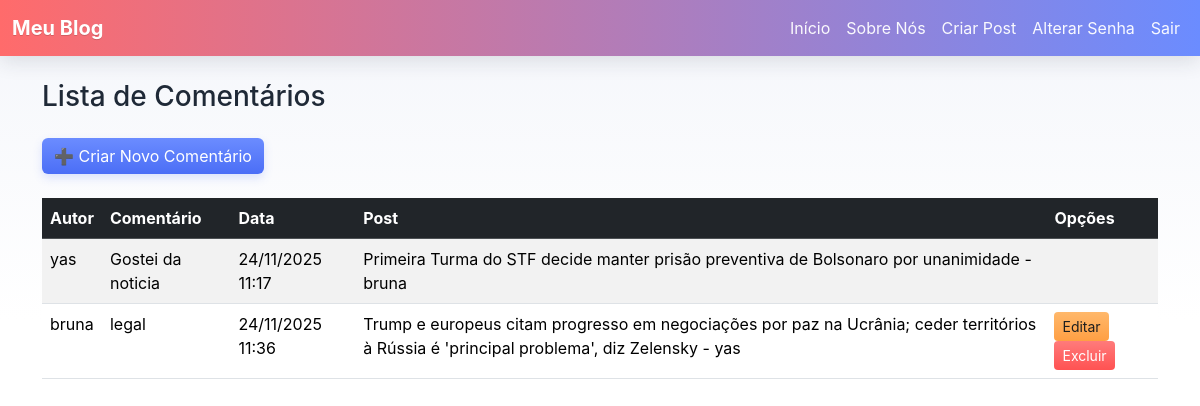
Before: /comentarios/ (signed in) with the older database file.
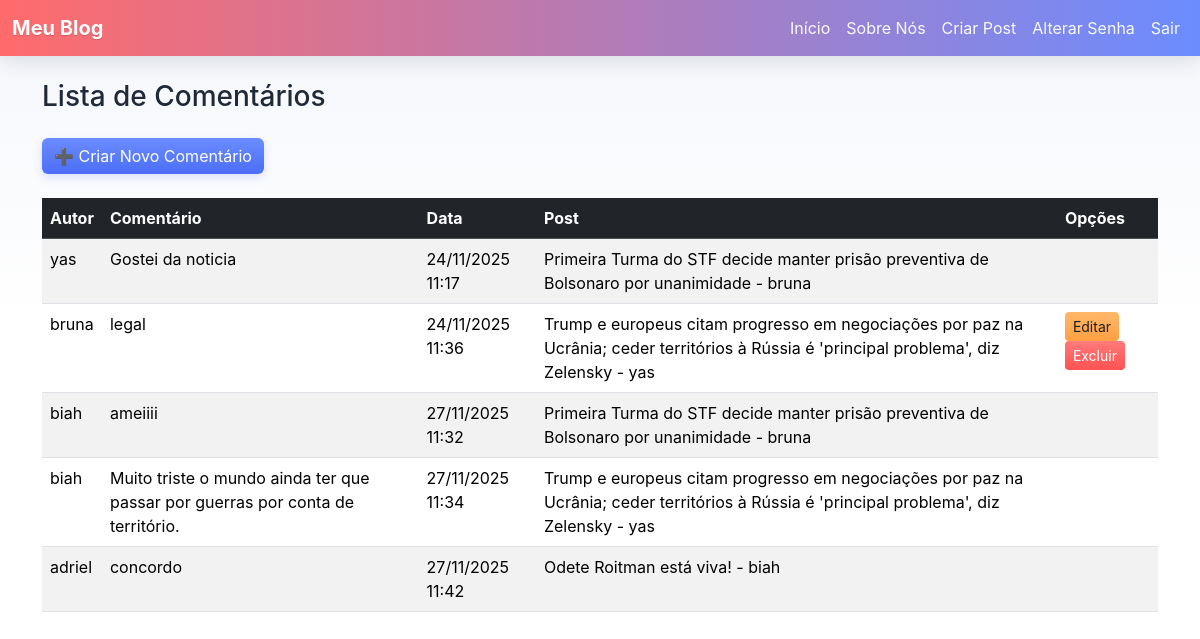
After: the same page with the newer database file.
### paginas/models.py (models this page shows, shortened)
class Comentario(models.Model):
    autor = models.ForeignKey(User, on_delete=models.PROTECT)
    comentario = models.TextField()
    data = models.DateTimeField(auto_now_add=True)
    post = models.ForeignKey(Post, on_delete=models.PROTECT)

class Post(models.Model):
    titulo = models.CharField(max_length=255)
    data = models.DateTimeField(auto_now_add=True)
    texto = models.TextField()
    categoria = models.ForeignKey(Categoria, on_delete=models.PROTECT)
    autor = models.ForeignKey(User, on_delete=models.PROTECT)
    def __str__(self):
        return f"{self.titulo} - {self.autor.username}"

### paginas/views.py (the view)
# urls.py: path('comentarios/', ComentarioList.as_view(), name='comentario_list'),
class ComentarioList(LoginRequiredMixin, ListView):
    model = Comentario
    template_name = 'paginas/listas/comentario.html'
    paginate_by = 10

### paginas/templates/paginas/listas/comentario.html (shortened to what this page needs)
{% extends "paginas/modelo.html" %}
{% block conteudo %}
    <h3 class="my-4">Lista de Comentários</h3>
    <a href="{% url 'comentario_novo' %}" class="btn btn-primary mb-4">➕ Criar Novo Comentário</a>
    <div class="table-responsive">
        <table class="table table-striped table-hover">
            <thead class="table-dark">
                <tr>
                    <th scope="col">Autor</th>
                    <th scope="col">Comentário</th>
                    <th scope="col">Data</th>
                    <th scope="col">Post</th>
                    <th scope="col">Opções</th>
                </tr>
            </thead>
            <tbody>
                {% for obj in object_list %}
                    <tr>
                        <td>{{ obj.autor }}</td>
                        <td>{{ obj.comentario|truncatechars:100 }}</td>
                        <td>{{ obj.data|date:"d/m/Y H:i" }}</td>
                        <td>{{ obj.post }}</td>
                        <td>
                            {% if user.is_authenticated %}
                                {% if user.is_superuser or user == obj.autor %}
                                    <a href="{% url 'comentario_editar' obj.pk %}" class="btn btn-sm btn-warning">Editar</a>
                                    <a href="{% url 'comentario_excluir' obj.pk %}" class="btn btn-sm btn-danger">Excluir</a>
                                {% endif %}
                            {% endif %}
                        </td>
                    </tr>
                {% empty %}
                    <tr>
                        <td colspan="5" class="text-center">Nenhum comentário encontrado.</td>
                    </tr>
                {% endfor %}
            </tbody>
        </table>
    </div>
{% endblock conteudo %}

### paginas/templates/paginas/modelo.html (shortened to what this page needs)
{% load static %}
<!DOCTYPE html>
<html lang="pt-BR">
<head>
    <link href="https://cdn.jsdelivr.net/npm/bootstrap@5.3.0-alpha1/dist/css/bootstrap.min.css" rel="stylesheet">
    <link href="https://cdn.jsdelivr.net/npm/bootstrap@5.3.3/dist/css/bootstrap.min.css" rel="stylesheet">
    <link rel="stylesheet" href="{% static "css/estilo.css" %}">
</head>
<body>
    <nav class="navbar navbar-expand-lg navbar-dark bg-dark">
        <div class="container-fluid">
            <a class="navbar-brand" href="{% url 'index' %}">Meu Blog</a>
            <div class="collapse navbar-collapse" id="navbarNav">
                <ul class="navbar-nav ms-auto">
                    <li class="nav-item"><a class="nav-link" href="{% url 'index' %}">Início</a></li>
                    <li class="nav-item"><a class="nav-link" href="{% url 'sobre' %}">Sobre Nós</a></li>
                    {% if user.is_authenticated %}
                        <li class="nav-item"><a class="nav-link" href="{% url 'post_novo' %}">Criar Post</a></li>
                        <li class="nav-item"><a class="nav-link" href="{% url 'alterar-senha' %}">Alterar Senha</a></li>
                        <li class="nav-item"><a class="nav-link" href="{% url 'logout' %}">Sair</a></li>
                    {% else %}
                        <li class="nav-item"><a class="nav-link" href="{% url 'login' %}">Login</a></li>
                        <li class="nav-item"><a class="nav-link" href="{% url 'registrar' %}">Registrar</a></li>
                    {% endif %}
                </ul>
            </div>
        </div>
    </nav>
    <div class="container mt-4">
        {% block conteudo %}{% endblock conteudo %}
    </div>
</body>
</html>

### static/css/estilo.css (style rules this page uses)
:root { --brand-1: #ff6b6b; --brand-2: #6b8cff; --accent: #ffd166; --muted: #f4f6fb; --text-dark: #1f2937; }
html,body { height:100%; }
body { background: linear-gradient(180deg, var(--muted) 0%, #ffffff 40%); color:var(--text-dark); font-family: Inter, system-ui, -apple-system, 'Segoe UI', Roboto, 'Helvetica Neue', Arial; }
.navbar { background: linear-gradient(90deg, var(--brand-1), var(--brand-2)); box-shadow: 0 6px 20px rgba(34,41,57,0.12); }
.navbar .navbar-brand { font-weight:700; color:#fff !important; text-shadow: 0 1px 0 rgba(0,0,0,0.15); }
.nav-link { color: rgba(255,255,255,0.95) !important; }
.btn-primary { background: linear-gradient(180deg, var(--brand-2) 0%, #4b6ef6 100%) !important; border: none !important; color: #fff; box-shadow: 0 4px 10px rgba(75,110,246,0.18); }
.btn-warning { background: linear-gradient(180deg, #ffb86b 0%, #ff9f43 100%) !important; color: #1f1f1f; border: none !important; }
.btn-danger { background: linear-gradient(180deg, #ff7b7b 0%, #ff5252 100%) !important; color: #fff; border: none !important; }

Changed rows visible on the page:
added Comentario: autor "biah", comentario "ameiiii", data "27/11/2025 11:32", post "Primeira Turma do STF decide manter prisão preventiva de Bolsonaro por unanimidade - bruna"
added Comentario: autor "biah", comentario "Muito triste o mundo ainda ter que passar por guerras por conta de território.", data "27/11/2025 11:34", post "Trump e europeus citam progresso em negociações por paz na Ucrânia; ceder territórios à Rússia é 'principal problema', diz Zelensky - yas"
added Comentario: autor "adriel", comentario "concordo", data "27/11/2025 11:42", post "Odete Roitman está viva! - biah"
